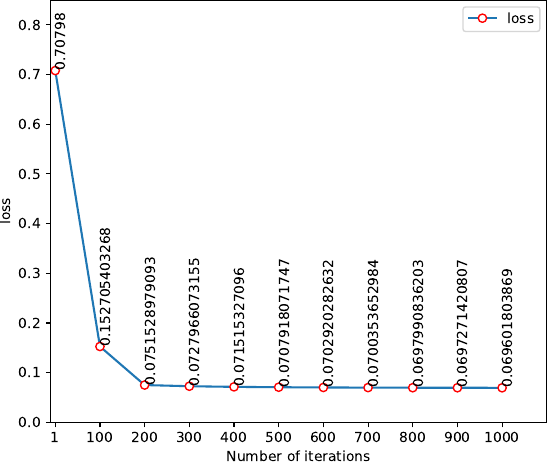

The script that saved this image:
# encoding=utf-8
import matplotlib.pyplot as plt
from pylab import *                                 #支持中文
#mpl.rcParams['font.sans-serif'] = ['SimHei']

linewidth = '1' #//定义线条宽度
names = ['1', '100', '200', '300', '400','500','600','700','800','900','1000']
x = range(len(names))
y = [0.70798, 0.152705403268, 0.0751528979093, 0.0727966073155, 0.071515327096,0.0707918071747,0.0702920282632,0.0700353652984,0.0697990836203, 0.0697271420807,0.069601803869]
#plt.plot(x, y, 'ro-')
#plt.plot(x, y1, 'bo-')
plt.xlim(-0.1, len(names))  # 限定横轴的范围
plt.ylim(0, 0.85)  # 限定纵轴的范围
plt.plot(x, y, marker='o', mec='r', mfc='w',label='loss')
#plt.plot(x, y1, marker='*', ms=10,label=u'y=x^3曲线图')
plt.legend()  # 让图例生效
plt.xticks(x, names)
plt.margins(0)
plt.subplots_adjust(bottom=0)
plt.xlabel("Number of iterations") #X轴标签
plt.ylabel("loss") #Y轴标签
#plt.title("A simple plot") #标题
#plt.grid(False,linestyle='-.',linewidth=linewidth,color="grey")

for i in range(len(names)): 
	plt.text(i,y[i],y[i],rotation=90,verticalalignment="bottom",horizontalalignment="left")


plt.savefig('./zhexian.pdf',bbox_inches="tight",pad_inches=0.0)#保存图片
#plt.show()